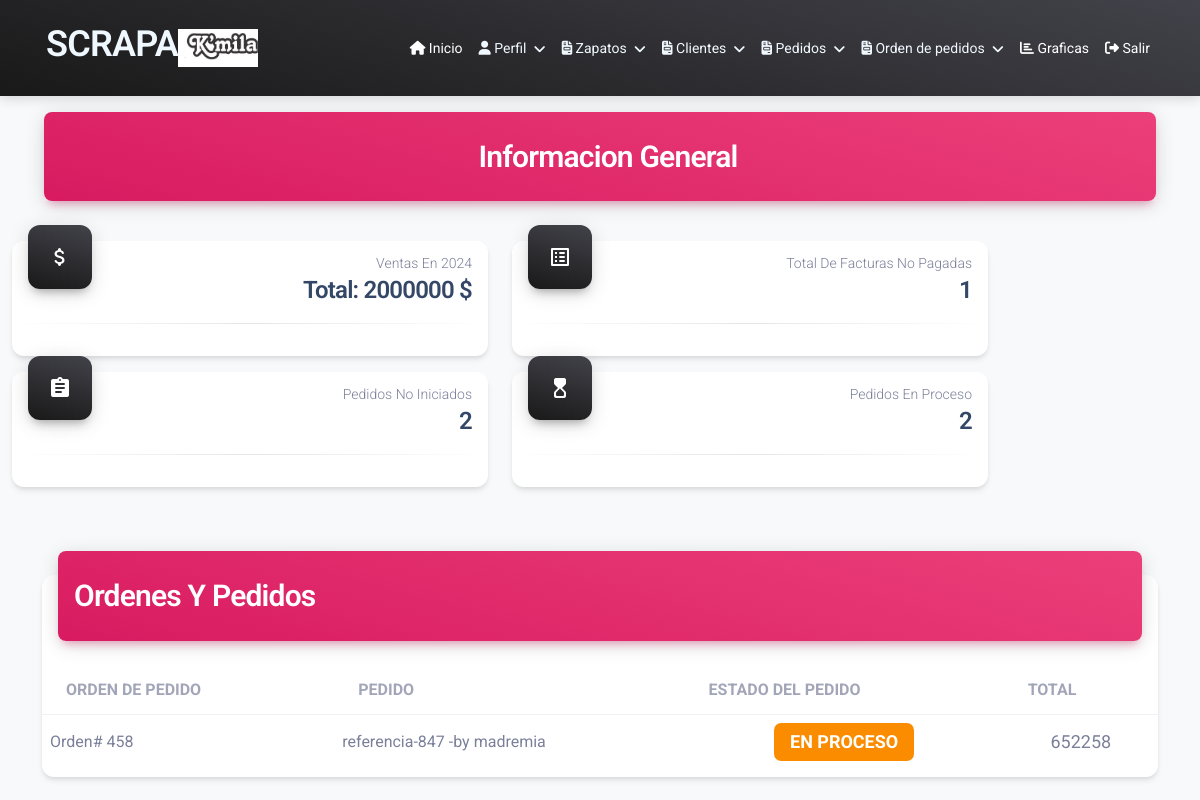
Page /inicio/ (signed in) on the committed database.
### usuairo/models.py (models this page shows, shortened)
class UserProfile(models.Model):
    user = models.OneToOneField(User, on_delete=models.CASCADE)
    logo = models.ImageField(upload_to='images/', blank=True, null=True)
    telefono = models.CharField(max_length=20, blank=True)
    correo = models.EmailField(blank=True)
    nombre_empresa = models.CharField(max_length=100,default='nombre')

class Factura (models.Model):
    user = models.ForeignKey(User, on_delete=models.CASCADE)
    cliente = models.ForeignKey(cliente , on_delete=models.CASCADE)
    fecha_pedido=models.DateField()
    pago =  models.BooleanField(default=False)
    fecha_de_entrega=models.DateField(blank=True, null=True)
    total = models.DecimalField(max_digits=10, decimal_places=2, default=0)
    nombre=models.CharField(max_length=60,default='Orden-#')

class Pedido (models.Model):
    user = models.ForeignKey(User, on_delete=models.CASCADE)
    zapato = models.ForeignKey(Zapato , on_delete=models.CASCADE)
    factura = models.ForeignKey(Factura , on_delete=models.CASCADE,related_name='pedidos')
    estado = models.CharField(max_length=50, choices=ESTADO_DE_COMPRA ,default='no iniciado')
    canitdad=models.IntegerField(default=0)
    talla = models.CharField(max_length=60,default='tallas:')
    valor=models.IntegerField(default=0)
    fecha_pedido = models.DateField(default=timezone.now)
    def __str__(self):
      return self.zapato.nombre + ' -by ' + self.user.username

class Zapato (models.Model):
    nombre=models.CharField(max_length=100)
    color=models.CharField(max_length=50)
    tipo = models.CharField(max_length=50, choices=TIPO_ZAPATO_CHOICES)
    user = models.ForeignKey(User , on_delete=models.CASCADE)
    foto= models.ImageField(upload_to='images/', null=True, blank=True)

### usuairo/views.py (the view)
# urls.py: path('',views.home,name='inicio'),
@login_required
def inicio(request):
    ventas_por_anio = (
          Factura.objects
           .filter(user=request.user, pago=True)
           .annotate(Year=ExtractYear('fecha_pedido'))  # Añadir el año de la factura como campo 'anio'
        .values('Year')
        .annotate(total_ventas=Sum('total'))
        .order_by('Year') )
    total_facturas_no_pagadas = Factura.objects.filter( user=request.user ,pago=False).count()
    total_pedidos = Pedido.objects.filter(user=request.user).count()
    pedidos_no_iniciados = Pedido.objects.filter(user=request.user,estado='no iniciado').count()
    pedidos_en_proceso = Pedido.objects.filter(user=request.user).exclude(estado='no iniciado').exclude(estado='terminado').count()
    pedidos_completados = Pedido.objects.filter(user=request.user,estado='terminando').count()
    facturas = Factura.objects.filter(user=request.user)
    context = {
        'facturas': ventas_por_anio,
         'total_facturas_no_pagadas': total_facturas_no_pagadas,
        'total_pedidos_no_cancelados': total_pedidos,
        'pedidos_no_iniciados': pedidos_no_iniciados,
        'pedidos_en_proceso': pedidos_en_proceso,
        'facturas_mas':facturas,
      }
    return render(request,'inicio.html',context)

### usuairo/templates/inicio.html
{% extends "index.html" %}
{% block content %}
<div class="container-fluid py-4">
    <div class="col-lg-12 text-center mb-4">
        <div class="card card-plain">
            <div class="card-body p-3">
                <div class="card-header p-0 position-relative mt-n4 mx-3 z-index-2">
                    <div class="bg-gradient-primary shadow-primary border-radius-lg pt-4 pb-3">
                        <h3 class="text-white text-capitalize ps-3">Informacion general</h3>
                    </div>
                </div>
            </div>
            </div>
    </div>
    <div class="row">
        {% for venta in facturas %}
        <div class="col-lg-5 col-sm-5 mb-3">
            <div class="card">
                <div class="card-header p-3 pt-2">
                    <div class="icon icon-lg icon-shape bg-gradient-dark shadow-dark shadow text-center border-radius-xl mt-n4 position-absolute">
                        <i class="material-icons opacity-10">attach_money</i>
                    </div>
                    <div class="text-end pt-1">
                        <p class="text-sm mb-0 text-capitalize">Ventas en {{ venta.Year }}</p>
                        <h4 class="mb-0">Total: {{ venta.total_ventas }} $</h4>
                    </div>
                </div>
                <hr class="dark horizontal my-0">
                <div class="card-footer p-3"></div>
            </div>
        </div>
        {% endfor %}
        <div class="col-lg-5 col-sm-5 mb-3">
            <div class="card">
                <div class="card-header p-3 pt-2">
                    <div class="icon icon-lg icon-shape bg-gradient-dark shadow-dark shadow text-center border-radius-xl mt-n4 position-absolute">
                        <i class="material-icons opacity-10">list_alt</i>
                    </div>
                    <div class="text-end pt-1">
                        <p class="text-sm mb-0 text-capitalize">Total de Facturas No Pagadas</p>
                        <h4 class="mb-0">{{ total_facturas_no_pagadas }}</h4>
                    </div>
                </div>
                <hr class="dark horizontal my-0">
                <div class="card-footer p-3"></div>
            </div>
        </div>
        <div class="col-lg-5 col-sm-5 mb-3">
            <div class="card">
                <div class="card-header p-3 pt-2">
                    <div class="icon icon-lg icon-shape bg-gradient-dark shadow-dark shadow text-center border-radius-xl mt-n4 position-absolute">
                        <i class="material-icons opacity-10">assignment</i>
                    </div>
                    <div class="text-end pt-1">
                        <p class="text-sm mb-0 text-capitalize">Pedidos No Iniciados</p>
                        <h4 class="mb-0">{{ pedidos_no_iniciados }}</h4>
                    </div>
                </div>
                <hr class="dark horizontal my-0">
                <div class="card-footer p-3"></div>
            </div>
        </div>
        <div class="col-lg-5 col-sm-5 mb-3">
            <div class="card">
                <div class="card-header p-3 pt-2">
                    <div class="icon icon-lg icon-shape bg-gradient-dark shadow-dark shadow text-center border-radius-xl mt-n4 position-absolute">
                        <i class="material-icons opacity-10">hourglass_top</i>
                    </div>
                    <div class="text-end pt-1">
                        <p class="text-sm mb-0 text-capitalize">Pedidos en Proceso</p>
                        <h4 class="mb-0">{{ pedidos_en_proceso }}</h4>
                    </div>
                </div>
                <hr class="dark horizontal my-0">
                <div class="card-footer p-3"></div>
            </div>
        </div>
    </div>
</div>
<main class="container main-container mt-5">
    <div class="card my-4">
        <div class="card-header p-0 position-relative mt-n4 mx-3 z-index-2">
            <div class="bg-gradient-primary shadow-primary border-radius-lg pt-4 pb-3">
                <h3 class="text-white text-capitalize ps-3">Ordenes  y Pedidos</h3>
            </div>
        </div>
        <div class="card-body px-0 pb-2">
            <div class="table-responsive p-0">
                <table class="table align-items-center mb-0">
                    <thead>
                        <tr>
                            <th class="text-uppercase text-secondary text-xl font-weight-bolder opacity-7">Orden de pedido</th>
                            <th class="text-uppercase text-secondary text-xl font-weight-bolder opacity-7">Pedido</th>
                            <th class="text-uppercase text-secondary text-xl font-weight-bolder opacity-7">Estado del Pedido</th>
                            <th class="text-uppercase text-secondary text-xl font-weight-bolder opacity-7">Total</th>
                        </tr>
                    </thead>
                    <tbody>
                        {% for factura in facturas_mas %}
                        {% if factura.pago == False %}
                            {% for pedido in factura.pedidos.all %}
                                    <tr>
                                        {% if forloop.first %}
                                            <td rowspan="{{ factura.pedidos.count }}">{{ factura.nombre }}</td>
                                        {% endif %}
                                        <td>{{ pedido }}</td>
                                        <td class="align-middle text-center">
                                            {% if pedido.estado == 'terminado' %}
                                                <span class="badge text-lg bg-success">terminado</span>
                                            {% elif pedido.estado == 'en proceso' %}
                                                <span class="badge text-lg bg-warning">en proceso</span>
                                            {% else %}
                                                <span class="badge text-lg bg-danger">no iniciado</span>
                                            {% endif %}
                                        </td>
                                        <td class="align-middle text-lg text-center">{{ pedido.valor }}</td>
                                    </tr>
                            {% endfor %}
                        {% endif %}
                        {% endfor %}
                    </tbody>
                </table>
            </div>
        </div>
    </div>
</main>
{% endblock %}

### usuairo/templates/index.html (shortened to what this page needs)
<!DOCTYPE html>
{% load static %}
<html lang="en">
  <head>
<link href="{% static 'assets/css/nucleo-icons.css' %}" rel="stylesheet" />
<link href="{% static 'assets/css/nucleo-svg.css' %}" rel="stylesheet" />
<link id="pagestyle" href="{% static 'assets/css/material-dashboard.css' %}" rel="stylesheet" />
  </head>
  <body class="g-sidenav-show  bg-gray-100">
    <nav class="navbar navbar-expand-lg bg-gradient-dark navbar-dark fixed-start">
      <div class="container">
               <div>              <h2
                style="color: aliceblue;"  class="ms-1 font-weight-bold">SCRAPA</h2></div>
               {% if user.is_authenticated %}
               <div class="d-flex align-items-center ms-auto">
                   {% if user.userprofile.logo %}
                   <img src="{{ user.userprofile.logo.url }}" alt="Logo" class="user-logo" style="width: 80px; height: 80px; object-fit: contain; margin-right: 10px;">
                   {% endif %}
               </div>
           {% endif %}
          <div class="collapse navbar-collapse" id="navbarSupportedContent">
              <ul class="navbar-nav ms-auto">
                  {% if user.is_authenticated %}
                  <li class="nav-item">
                    <a class="nav-link active" href="/inicio">
                        <i class="fas fa-home"></i>
                        Inicio
                    </a>
                </li>
                <li class="nav-item dropdown">
                    <a class="nav-link dropdown-toggle" href="#" id="navbarDropdown"  style="color: aliceblue;" role="button" data-bs-toggle="dropdown" aria-expanded="false">
                        <i class="fas fa-user"></i>
                        Perfil
                    </a>
                </li>
                  <li class="nav-item dropdown">
                    <a class="nav-link dropdown-toggle" href="#" id="navbarDropdown"  style="color: aliceblue;" role="button" data-bs-toggle="dropdown" aria-expanded="false">
                        <i class="fas fa-file-invoice"></i>
                        Zapatos
                    </a>
                </li>
                  <li class="nav-item dropdown">
                    <a class="nav-link dropdown-toggle" href="#" id="navbarDropdown"  style="color: aliceblue;" role="button" data-bs-toggle="dropdown" aria-expanded="false">
                        <i class="fas fa-file-invoice"></i>
                        Clientes
                    </a>
                </li>
                <li class="nav-item dropdown">
                    <a class="nav-link dropdown-toggle" href="#" id="navbarDropdown"  style="color: aliceblue;" role="button" data-bs-toggle="dropdown" aria-expanded="false">
                        <i class="fas fa-file-invoice"></i>
                        Pedidos
                    </a>
                </li>
                  <li class="nav-item dropdown">
                    <a class="nav-link dropdown-toggle" href="#" id="navbarDropdown"  style="color: aliceblue;" role="button" data-bs-toggle="dropdown" aria-expanded="false">
                        <i class="fas fa-file-invoice"></i>
                        Orden de pedidos
                    </a>
                </li>
                <li class="nav-item">
                    <a class="nav-link active" href="/graficas">
                        <i class="fas fa-chart-bar"></i>
                        Graficas
                    </a>
                </li>
                  <li class="nav-item">
                      <a class="nav-link active" href="/logaut">
                          <i class="fas fa-sign-out-alt"></i>
                          Salir
                      </a>
                  </li>
                  {% endif %}
              </ul>
          </div>
      </div>
  </nav>
  </body>
 {% block content %}
    {% endblock %}
</html>

### usuairo/static/assets/css/nucleo-svg.css (style rules this page uses)
.icon { display: inline-block; color: #111111; height: 1em; width: 1em; }
.icon-lg { height: 1.6em; width: 1.6em; }
.icon { fill: currentColor; stroke: none; }

### rows in the picture
Factura: nombre "Orden# 458"
Pedido: zapato+user "referencia-847 -by madremia", estado "EN PROCESO", valor "652258"

### other values in the picture
{{ venta.Year }} "2024"
{{ venta.total_ventas }} "2000000"
{{ total_facturas_no_pagadas }} "1"
{{ pedidos_no_iniciados }} "2"
{{ pedidos_en_proceso }} "2"
